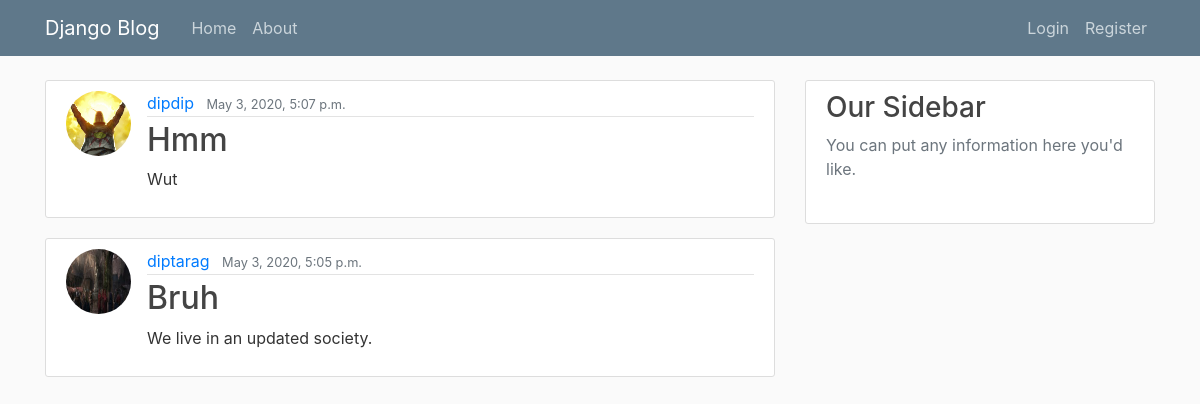
The page / on the database its author committed.
### Blog/models.py (models this page shows, shortened)
class Post(models.Model):
	title = models.CharField(max_length=100)
	content = models.TextField()
	date_posted = models.DateTimeField(default=timezone.now)
	author = models.ForeignKey(User, on_delete=models.CASCADE)
	likers = models.ManyToManyField(User, related_name = 'likers', blank = True)

### users/models.py (models this page shows, shortened)
class Profile(models.Model):
    user = models.OneToOneField(User, on_delete=models.CASCADE)
    image = models.ImageField(default='default.jpg', upload_to='profile_pics')

### Blog/views.py (the view)
# urls.py: path('', PostListView.as_view(), name='blog-home'),
class PostListView(ListView):
    model = Post
    template_name = 'Blog/home.html'  # <app>/<model>_<viewtype>.html
    context_object_name = 'posts'
    ordering = ['-date_posted']

### Blog/templates/Blog/home.html
{%  extends "Blog/base.html" %}
{% block content %}
<body>
	{% for post in posts %}
	<article class="media content-section">
				<img class = "rounded-circle article-img" src = "{{post.author.profile.image.url}}">
  <div class="media-body">
    <div class="article-metadata">
      <a class="mr-2" href="{% url 'profile-other' post.author.profile.id %}">{{ post.author }}</a>
      <small class="text-muted">{{ post.date_posted }}</small>
    </div>
    <h2><a class="article-title" href="{% url 'post-detail' post.id %}">{{ post.title }}</a></h2>
    <p class="article-content">{{ post.content }}</p>
  </div>
</article>
	{% endfor %}
</body>
{% endblock content %}

### Blog/static/Blog/main.css (style rules this page uses)
body { background: #fafafa; color: #333333; margin-top: 5rem; }
h1, h2, h3, h4, h5, h6 { color: #444444; }
.content-section { background: #ffffff; padding: 10px 20px; border: 1px solid #dddddd; border-radius: 3px; margin-bottom: 20px; }
.article-title { color: #444444; }
.article-content { white-space: pre-line; }
.article-img { height: 65px; width: 65px; margin-right: 16px; }
.article-metadata { padding-bottom: 1px; margin-bottom: 4px; border-bottom: 1px solid #e3e3e3 }

### rows shown on the page
Post: author.profile.image (placeholder picture), author "dipdip", date_posted "May 3, 2020, 5:07 p.m.", title "Hmm", content "Wut"
Post: author.profile.image (picture), author "diptarag", date_posted "May 3, 2020, 5:05 p.m.", title "Bruh", content "We live in an updated society."
